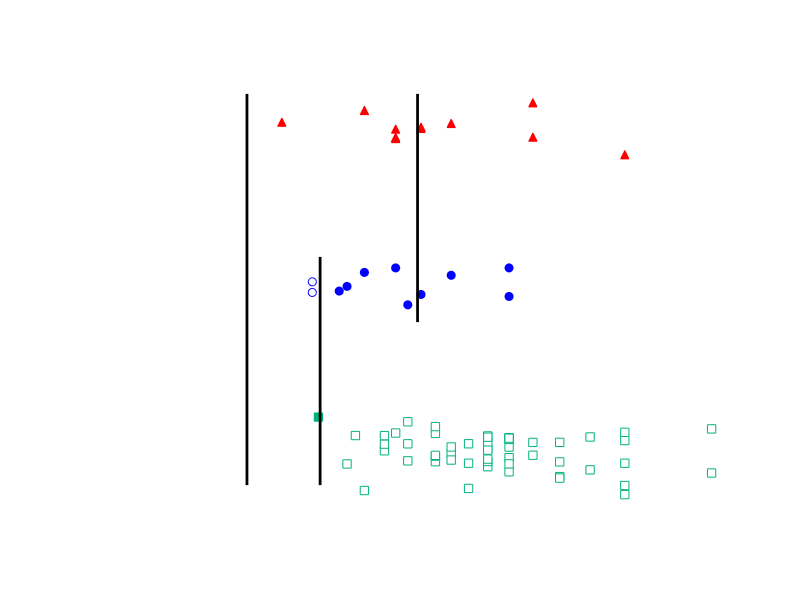

MATLAB code for this plot:
clear all
close all
clc

% Read data
load('carc.txt')
reg   = carc(:,13);     % region: 1=US, 3=EU, 2=Japan
x     = carc(:,2);      % miles per gallon
x     = 2.352*100./x;   % litres per 100 km  instead miles per gallon
n     = length(x);      % number of observations

% percentage of regions; estimates apriori probabilities
pi1   = sum((reg==1))/n;
pi2   = sum((reg==2))/n;
pi3   = 1-pi1-pi2;

% separating data by region
x1    = x(find(reg==1));
x2    = x(find(reg==2));
x3    = x(find(reg==3));

% means of groups by region
m1    = mean(x1);
m2    = mean(x2);
m3    = mean(x3);

% common means
m12   = (m1+m2)/2;
m23   = (m2+m3)/2;   
m13   = (m1+m3)/2; 

% common variance
s      = ((length(x1)-1)*var(x1)+(length(x2)-1)*var(x2)+(length(x3)-1)*var(x3))/(length(x)-3);
 
% allocating regions (1,2,3) to data with the Bayes rule 
alloc1= 1*((x-m12).*inv(s).*(m1-m2)>log(pi2/pi1)).*((x-m13).*inv(s).*(m1-m3)>log(pi3/pi1));
alloc2= 2*((x-m12).*inv(s).*(m2-m1)>log(pi1/pi2)).*((x-m23).*inv(s).*(m2-m3)>log(pi3/pi2));
alloc3= 3*((x-m13).*inv(s).*(m3-m1)>log(pi1/pi3)).*((x-m23).*inv(s).*(m3-m2)>log(pi2/pi3));

% sorting rules
rule12= m12+log(pi2/pi1)/(inv(s)*(m1-m2));
rule23= m23+log(pi3/pi2)/(inv(s)*(m2-m3));
rule13= m13+log(pi3/pi1)/(inv(s)*(m1-m3));

alloc = alloc1+alloc2+alloc3;   % vector with elements (1,2,3)
aper  = 1-sum(reg==alloc)/n;    % percent of incorrectly sorted data
mist  = (alloc~=reg);           % position of sorting mistakes
y     = (reg+0.1*normrnd(0,1,n,1));
% color, filling
pch   = reg;
pch1  = num2str(ones(n,1));
colour = ones(3,n);
fill = ones(3,n);
for i=1:n
   if(mist(i)==1)
      if(pch(i) ==1)
         colour(:,i) = [0, 0.7, 0.5]';
         fill(:,i)   = [0, 0.7, 0.5]';
      end
      if(pch(i) ==2)
         colour(:,i) = [0, 0, 1]';
         fill(:,i)   = [0, 0, 1]';
      end
      if(pch(i) ==3)
         colour(:,i) = [1, 0, 0]';
         fill(:,i)   = [1, 0, 0]';
      end
   end
   if(mist(i)==0)
      if(pch(i) ==1)
         colour(:,i) = [0, 0.7, 0.5]';
      end
      if(pch(i) ==2)
         colour(:,i) = [0, 0, 1]';
      end
      if(pch(i) ==3)
         colour(:,i) = [1, 0, 0]';
      end
   end
end
for i = 1:n
    if(pch(i)==1)
        pch1(i) = 's';
    end
    if(pch(i)==2)
        pch1(i) = 'o';
    end
    if(pch(i)==3)
        pch1(i) = '^';
    end
end
        
% plot of sorted data; full symbols - data sorted into the wrong category
figure(1)
axis off 
hold on
for i=1:n
plot(x(i),y(i),pch1(i),'Color',colour(:,i),'MarkerFaceColor',fill(:,i))
end
% lines showing the sorting rules
line([rule12;rule12],[0.8;2.2],'Color','k','LineWidth',2)
line([rule23;rule23],[1.8;3.2],'Color','k','LineWidth',2)
line([rule13;rule13],[0.8,3.2],'Color','k','LineWidth',2)

disp('aper')
disp(aper)
